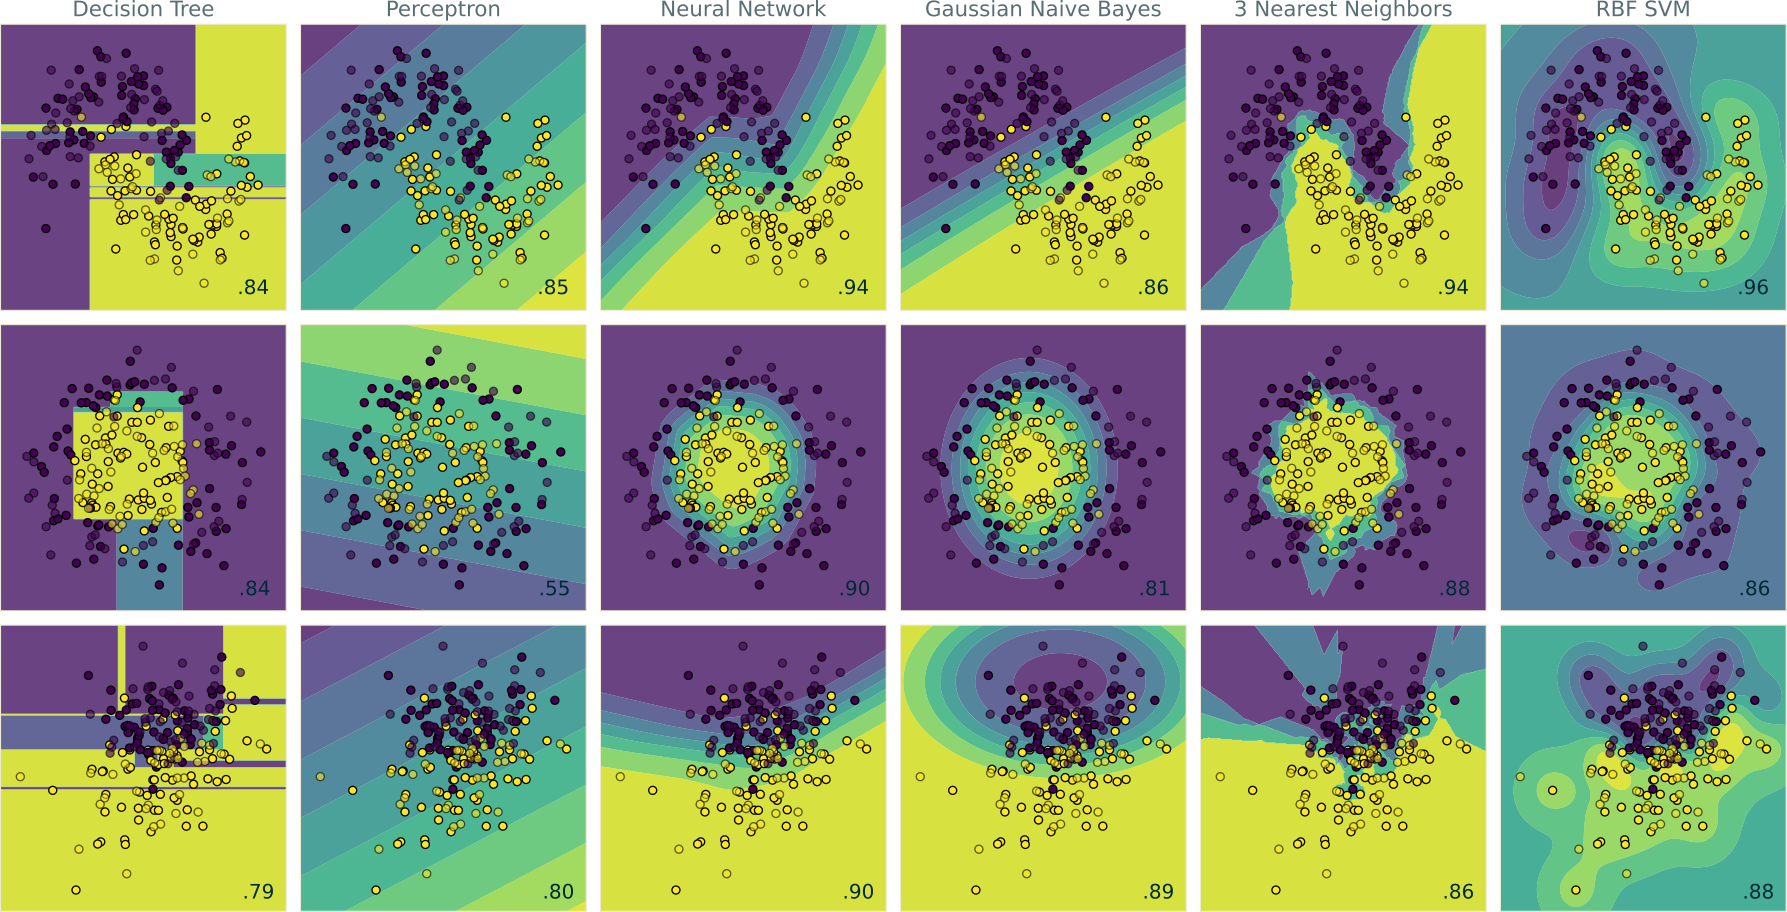

Source code (Python):
import matplotlib.pyplot as plt
import numpy as np
from matplotlib.colors import ListedColormap
from sklearn.datasets import make_circles, make_classification, make_moons
from sklearn.linear_model import Perceptron
from sklearn.model_selection import train_test_split
from sklearn.naive_bayes import GaussianNB
from sklearn.neighbors import KNeighborsClassifier
from sklearn.neural_network import MLPClassifier
from sklearn.preprocessing import StandardScaler
from sklearn.svm import SVC
from sklearn.tree import DecisionTreeClassifier

h = .02
m = 200

names = [
    "Decision Tree",
    "Perceptron",
    "Neural Network",
    "Gaussian Naive Bayes",
    "3 Nearest Neighbors",
    "RBF SVM",
]

classifiers = [
    DecisionTreeClassifier(max_depth=5),
    Perceptron(eta0=0.5),
    MLPClassifier(alpha=1, max_iter=1000),
    GaussianNB(),
    KNeighborsClassifier(3),
    SVC(gamma=2, C=1),
]

X, y = make_classification(n_samples=m, n_features=2, n_redundant=0, n_informative=2, random_state=1, n_clusters_per_class=1)
rng = np.random.RandomState(2)
X += 2 * rng.uniform(size=X.shape)
linearly_separable = (X, y)

datasets = [
    make_moons(n_samples=m, noise=0.2, random_state=0),
    make_circles(n_samples=m, noise=0.2, factor=0.5, random_state=1),
    linearly_separable
]

figure = plt.figure(figsize=(24, 12))
i = 1

with plt.style.context('Solarize_Light2'):
    for index, ds in enumerate(datasets):

        X, y = ds
        X = StandardScaler().fit_transform(X)  # 标准化
        X_train, X_test, y_train, y_test = train_test_split(X, y, test_size=.4, random_state=42)  # 训练集、测试集

        x_min, x_max = X[:, 0].min() - .5, X[:, 0].max() + .5
        y_min, y_max = X[:, 1].min() - .5, X[:, 1].max() + .5
        xx, yy = np.meshgrid(np.arange(x_min, x_max, h), np.arange(y_min, y_max, h))

        for name, clf in zip(names, classifiers):
            ax = plt.subplot(len(datasets), len(classifiers), i)

            clf.fit(X_train, y_train)  # 训练模型
            score = clf.score(X_test, y_test)  # 测试

            if hasattr(clf, "decision_function"):
                Z = clf.decision_function(np.c_[xx.ravel(), yy.ravel()])
            else:
                Z = clf.predict_proba(np.c_[xx.ravel(), yy.ravel()])[:, 1]

            Z = Z.reshape(xx.shape)
            ax.contourf(xx, yy, Z, alpha=.8)
            # contours = ax.contour(xx, yy, Z, 16, alpha=.4)
            # ax.clabel(contours)

            ax.scatter(X_train[:, 0], X_train[:, 1], c=y_train, edgecolors='k')
            ax.scatter(X_test[:, 0], X_test[:, 1], c=y_test, edgecolors='k', alpha=0.6)

            ax.set_xlim(xx.min(), xx.max())
            ax.set_ylim(yy.min(), yy.max())
            ax.set_xticks(())
            ax.set_yticks(())
            if index == 0:
                ax.set_title(name, color='#586e75')
            ax.text(xx.max() - .3, yy.min() + .3, ('%.2f' % score).lstrip('0'), size=15, horizontalalignment='right', color='#002b36')

            i += 1

plt.subplots_adjust(wspace=0.05, hspace=0.05)
plt.show()
